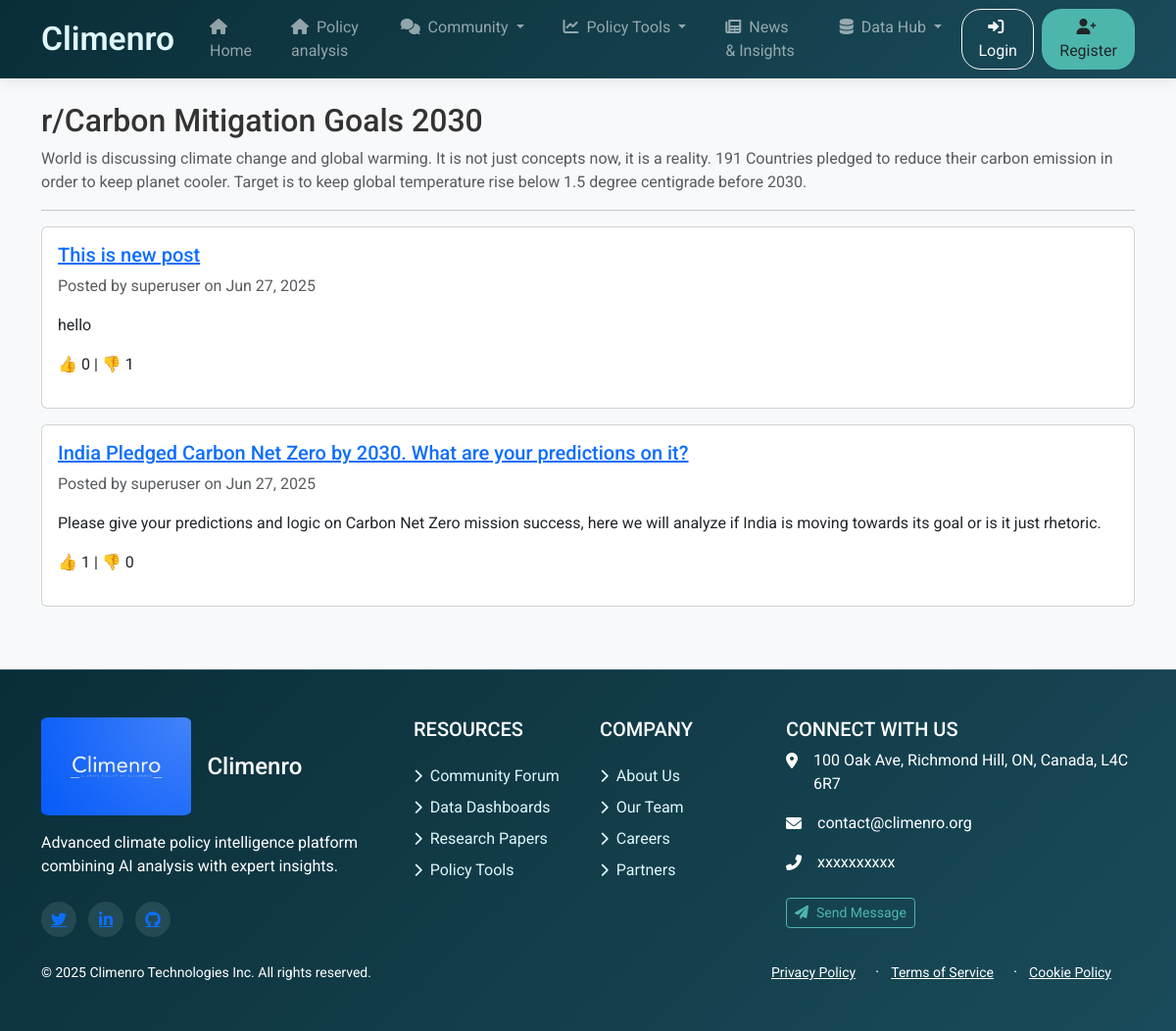
The page /r/Carbon Mitigation Goals 2030/ on the database its author committed.
### forum/models.py (models this page shows, shortened)
class Subreddit(models.Model):
    name = models.CharField(max_length=100, unique=True)
    description = models.TextField()

class Post(models.Model):
    select_country = [
        ('India', 'INDIA'),
        ('usa', 'USA'),
        ('Canada', 'CANADA'),
    ]
    subreddit = models.ForeignKey(Subreddit, on_delete=models.CASCADE, related_name='posts')
    author = models.ForeignKey(User, on_delete=models.CASCADE)
    title = models.CharField(max_length=300)
    content = models.TextField()
    country = models.CharField(choices= select_country, null=True, blank=True)  # or CharField with choices
    created_at = models.DateTimeField(auto_now_add=True)
    upvotes = models.IntegerField(default=0)
    downvotes = models.IntegerField(default=0)

### forum/views.py (the view)
# urls.py: path('r/<str:subreddit_name>/', views.subreddit, name='subreddit'),
def subreddit(request, subreddit_name):
    subreddit = get_object_or_404(Subreddit, name=subreddit_name)
    posts = subreddit.posts.order_by('-created_at')
    return render(request, 'forum/subreddit.html', {'subreddit': subreddit, 'posts': posts})

### forum/templates/forum/subreddit.html (shortened to what this page needs)
{% extends 'forum/base.html' %}
{% block content %}
  <h2>r/{{ subreddit.name }}</h2>
  <p class="text-muted">{{ subreddit.description }}</p>
  <hr>
  {% for post in posts %}
    <div class="card mb-3">
      <div class="card-body">
        <h5><a href="{% url 'post_detail' post.id %}">{{ post.title }}</a></h5>
        <p class="text-muted">
          Posted by {{ post.author.username }} on {{ post.created_at|date:"M d, Y" }}
        </p>
        <p>{{ post.content|truncatewords:30 }}</p>
        <p>👍 {{ post.upvotes }} | 👎 {{ post.downvotes }}</p>
      </div>
    </div>
  {% empty %}
    <p>No posts yet. Be the first to post!</p>
  {% endfor %}
{% endblock %}

### forum/templates/forum/base.html (style rules this page uses)
:root { --climenro-dark: #0a2e38; --climenro-medium: #1a4b5a; --climenro-accent: #4db6ac; --climenro-light: #e0f7fa; }
body { font-family: 'Roboto', sans-serif; background-color: #f8f9fa; color: #333; display: flex; flex-direction: column; min-height: 100vh; }

### rows shown on the page
Subreddit: name "Carbon Mitigation Goals 2030", description "World is discussing climate change and global warming. It is not just concepts now, it is a reality. 191 Countries pledged to reduce their carbon emission in order to keep planet cooler. Target is to keep global temperature rise below 1.5 degree centigrade before 2030."
Post: title "This is new post", author.username "superuser", created_at "Jun 27, 2025", content "hello", upvotes "0", downvotes "1"
Post: title "India Pledged Carbon Net Zero by 2030. What are your predictions on it?", author.username "superuser", created_at "Jun 27, 2025", content "Please give your predictions and logic on Carbon Net Zero mission success, here we will analyze if India is moving towards its goal or is it just rhetoric.", upvotes "1", downvotes "0"
